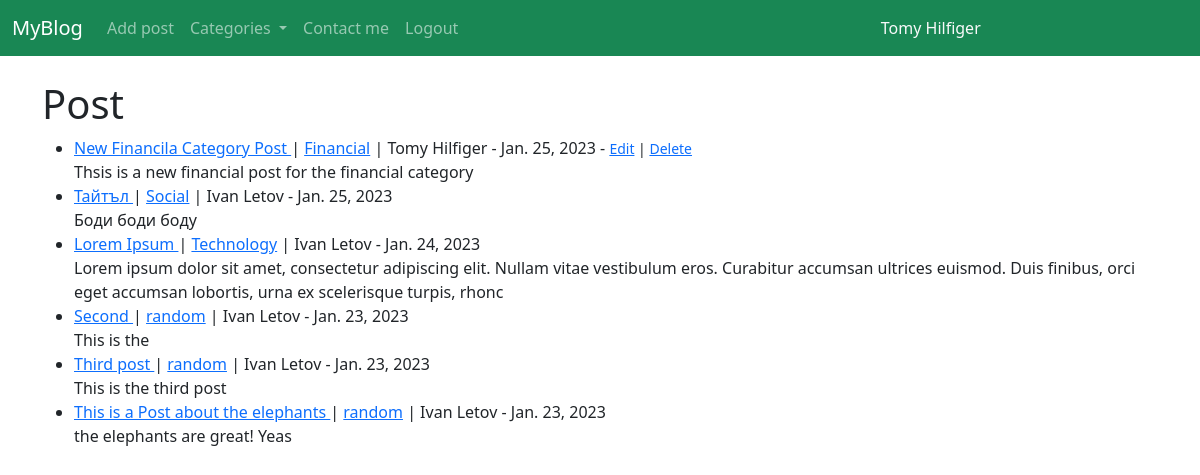
Screenshot of / (signed in) with the database file from the repository.
### myblog/models.py (models this page shows, shortened)
class Post(models.Model):
	title = models.CharField(max_length=255)
	title_tag = models.CharField(max_length=255, default="My Blog")
	author = models.ForeignKey(User, on_delete=models.CASCADE)
	body = models.TextField()
	post_date = models.DateField(auto_now_add=True)
	category = models.CharField(max_length=255, default="random")
	likes = models.ManyToManyField(User, related_name='blog_posts') # related_name is like the ForeignKey

### myblog/views.py (the view)
# urls.py: path('', HomeView.as_view(), name="home"),
class HomeView(ListView):
	model = Post
	template_name = 'home.html'
	ordering = ['-post_date']
	def get_context_data(self, *args, **kwargs):
		cat_menu = Category.objects.all()
		context = super(HomeView, self).get_context_data(*args, **kwargs)
		context['cat_menu'] = cat_menu
		return context

### myblog/models.py (called while the page is built)
	def __str__(self):
		return self.name

### myblog/templates/home.html
{% extends 'base.html' %}
{% block content %}
<h1>Post</h1>
<ul>
{% for post in object_list %}
	<li>
		<a href="{% url 'article-detail' post.pk %}">
			{{ post.title }}
		</a>
		| <a href="{% url 'category' post.category|slugify %}">{{ post.category }}</a>
		| {{ post.author.first_name }}
		{{ post.author.last_name }} -
		{{ post.post_date }}
		{% if user.is_authenticated %}
		{% if user.id == post.author.id %}
		 -
		<small><a href="{% url 'update_post' post.pk %}">Edit</a> |
		<a href="{% url 'delete_post' post.pk %}">Delete</a> </small>
		{% endif %}
		{% endif %}
		<br>
		{{ post.body|slice:":200"|safe }}
	</li>
{% endfor %}
</ul>
{% endblock %}

### myblog/templates/base.html (shortened to what this page needs)
<!doctype html>
<html lang="en">
  <head>
    <link href="https://cdn.jsdelivr.net/npm/bootstrap@5.3.0-alpha1/dist/css/bootstrap.min.css" rel="stylesheet">
  </head>
  <body>
    <nav class="navbar navbar-expand-lg bg-success navbar-dark">
  <div class="container-fluid">
    <a class="navbar-brand" href="{% url 'home' %}">MyBlog</a>
    <div class="collapse navbar-collapse" id="navbarSupportedContent">
      <ul class="navbar-nav me-auto mb-2 mb-lg-0 ">
        {% if user.is_authenticated %}
          <li class="nav-item">
            <a class="nav-link" href="{% url 'add_post' %}">Add post</a>
          </li>
        {% endif %}
          <li class="nav-item dropdown">
            <a class="nav-link dropdown-toggle" href="#" role="button" data-bs-toggle="dropdown" aria-expanded="false">
              Categories
            </a>
          </li>
            <li class="nav-item">
              <a class="nav-link" href="">Contact me</a>
            </li>
            {% if user.is_authenticated %}
            <li class="nav-item">
            <a class="nav-link" href="{% url 'logout' %}">Logout</a>
            </li>
          </ul>
              <div class="mx-auto text-light">
                <a class="nav-link" href="">{{ user.first_name}} {{ user.last_name }}</a>
              </div>
            {% endif %}
    </div>
  </div>
</nav>
    <br>
    <div class="container">
    {% block content %}
    {% endblock %}
  </div>
  </body>
</html>

### rows the page displays
Post: title "New Financila Category Post", category "Financial", author.first_name "Tomy", author.last_name "Hilfiger", post_date "Jan. 25, 2023", shows "Edit", body "Thsis is a new financial post for the financial category"
Post: title "Тайтъл", category "Social", author.first_name "Ivan", author.last_name "Letov", post_date "Jan. 25, 2023", body "Боди боди боду"
Post: title "Lorem Ipsum", category "Technology", author.first_name "Ivan", author.last_name "Letov", post_date "Jan. 24, 2023", body "Lorem ipsum dolor sit amet, consectetur adipiscing elit. Nullam vitae vestibulum eros. Curabitur accumsan ultrices euismod. Duis finibus, orci eget accumsan lobortis, urna ex scelerisque turpis, rhonc"
Post: title "Second", category "random", author.first_name "Ivan", author.last_name "Letov", post_date "Jan. 23, 2023", body "This is the"
Post: title "Third post", category "random", author.first_name "Ivan", author.last_name "Letov", post_date "Jan. 23, 2023", body "This is the third post"
Post: title "This is a Post about the elephants", category "random", author.first_name "Ivan", author.last_name "Letov", post_date "Jan. 23, 2023", body "the elephants are great! Yeas"

### other values shown
{{ user.first_name }} "Tomy"
{{ user.last_name }} "Hilfiger"
